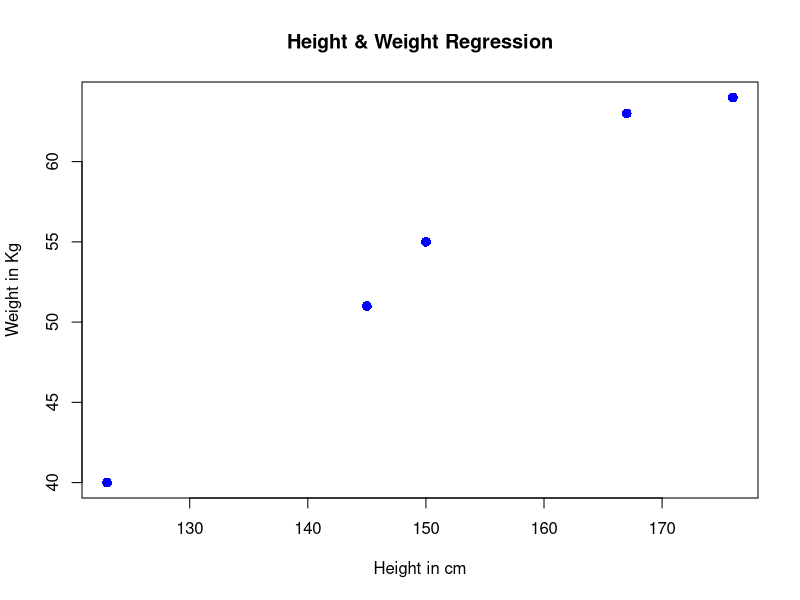

The R script that drew this image:
#Linear Regression
height <- c(145,167,176,123,150)
weight <- c(51,63,64,40,55)

relation<-lm(height ~ weight)
print(summary(relation))

a1<-data.frame(weight=c(23,90,101,130,60))
result<-predict(relation,a1)
print(summary(result))

plot(height,weight,col = "blue",type="p",main = "Height & Weight Regression",cex = 1.3,pch = 16,xlab = "Height in cm",ylab = "Weight in Kg")

png("Height & Weight Regression.png",width=500,height=500,res=72)
dev.off()
